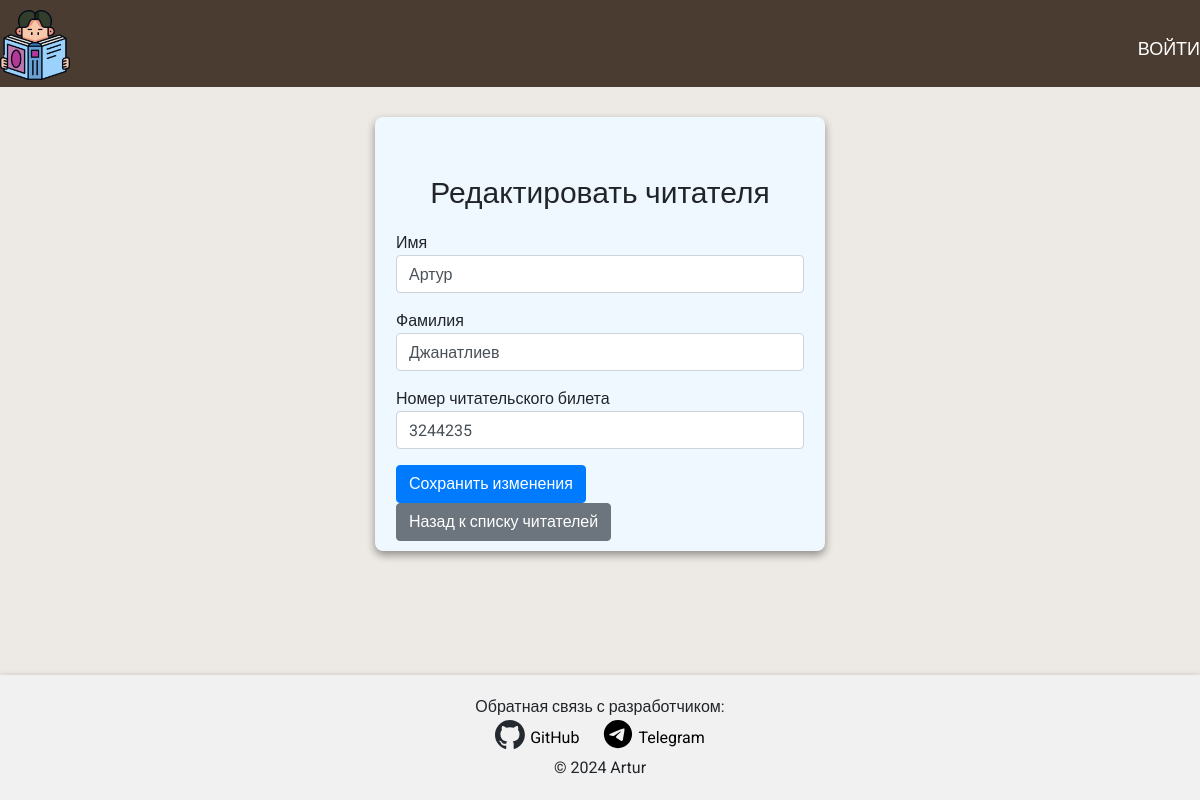
The page /edit_reader/2 on the database its author committed.
### semestr_task/models.py (models this page shows, shortened)
class Reader(db.Model):
    __tablename__ = 'readers'
    id = db.Column(db.Integer, primary_key=True)
    first_name = db.Column(db.String(100), nullable=False)
    last_name = db.Column(db.String(100), nullable=False)
    card_number = db.Column(db.String(50), unique=True, nullable=False)

### app.py (the view, shortened to what this page needs)
@app.route('/edit_reader/<int:reader_id>', methods=['GET', 'POST'])
def edit_reader(reader_id):
    reader = Reader.query.get(reader_id)
    if not reader:
        flash('Читатель не найден.', 'danger')
        return redirect(url_for('readers'))
    form = ReaderForm(obj=reader)  # Предзаполняем форму данными Читателя
    return render_template('edit_reader.html', form=form, reader=reader)  # Показываем страницу редактирования

### semestr_task/forms.py
class ReaderForm(FlaskForm):
    first_name = StringField('Имя', validators=[DataRequired()])
    last_name = StringField('Фамилия', validators=[DataRequired()])
    card_number = IntegerField('Номер читательского билета', validators=[DataRequired()])
    submit = SubmitField('Сохранить')

### semestr_task/templates/edit_reader.html (shortened to what this page needs)
{% extends "base.html" %}
{% block content %}
<div class="edit-container">
    <div class="form-container">
        <div class="container mt-5">
            <h1>Редактировать читателя</h1>
            <form method="POST" action="">
                <div class="form-group">
                    <label for="first_name">Имя</label>
                    {{ form.first_name(class="form-control") }}
                </div>
                <div class="form-group">
                    <label for="last_name">Фамилия</label>
                    {{ form.last_name(class="form-control") }}
                </div>
                <div class="form-group">
                    <label for="last_name">Номер читательского билета</label>
                    {{ form.card_number(class="form-control") }}
                </div>
                <button type="submit" class="btn btn-primary">Сохранить изменения</button>
                <a href="{{ url_for('readers') }}" class="btn btn-secondary">Назад к списку читателей</a>
            </form>
        </div>
    </div>
</div>
{% endblock %}

### semestr_task/static/css/styles.css (style rules this page uses)
html, body, div, span, applet, object, iframe, h1, h2, h3, h4, h5, h6, p, blockquote, pre, a, abbr, acronym, address, big, cite, code, del, dfn, em, img, ins, kbd, q, s, samp, small, strike, strong, sub, sup, tt, var, b, u, i, center, dl, dt, dd, ol, ul, li, fieldset, form, label, legend, table, caption, tbody, tfoot, thead, tr, th, td, article, aside, canvas, details, embed, figure, figcaption, footer, header, hgroup, menu, nav, output, ruby, section, summary, time, mark, audio, video { margin: 0; padding: 0; border: 0; font-size: 100%; vertical-align: baseline; }
h1, h2, h3, h4, h5, h6 { font-weight: normal; }
input { outline: 0; }
body { margin: 0; padding-bottom: 130px; background-color: #EDEAE5; font-family: "Roboto", sans-serif; }
.container { margin: 0 auto; max-width: 1500px; }
.edit-container { display: flex; justify-content: space-around; align-items: start; margin-top: 30px; }
.edit-container .form-container { width: 450px; padding: 10px 6px; background-color: #f0f8ff; border-radius: 8px; box-shadow: 0 4px 8px rgba(0, 0, 0, 0.4); }
.edit-container .form-container h1 { text-align: center; font-size: 30px; margin-bottom: 20px; }

### rows shown on the page
Reader: first_name "Артур", last_name "Джанатлиев", card_number "3244235"
